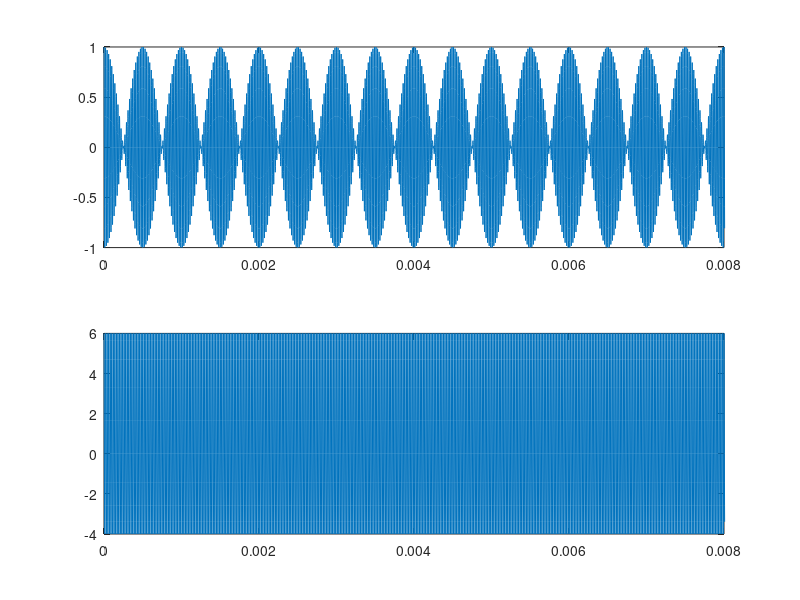
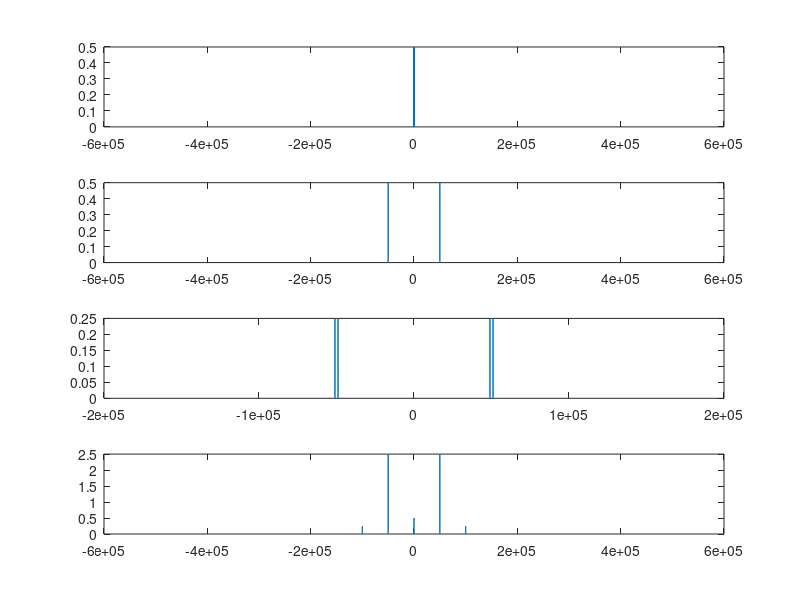

The MATLAB script that drew these images, in order:
clear all
close all
clc

Ai = 1;
fm = 1e3;
fc = 50e3;
Ac = 1;
A0 = 5;
m = Ai/A0;
fa = 20*fc;
t = [0:1/fa:1];
f = [-fa/2:1:fa/2];

m_t = Ai*cos(2*pi*fm*t);
c_t = Ac*cos(2*pi*fc*t);
s_t_sc = c_t.*m_t; % sinal modulado em AM DSC SC
s_t = A0*(1 + m.*cos(2*pi*fc*t))*Ac.*cos(2*pi*fc*t);

figure(1)
subplot(211)
plot(t, s_t_sc)
xlim([0 4/500])
subplot(212)
plot(t, s_t)
xlim([0 4/500])

figure(2)
subplot(411)
fft_m_t = fftshift(fft(m_t)/length(m_t));
plot(f, abs(fft_m_t))
subplot(412)
fft_c_t = fftshift(fft(c_t)/length(c_t));
plot(f, abs(fft_c_t))
subplot(413)
fft_s_t_sc = fftshift(fft(s_t_sc)/length(s_t_sc));
plot(f, abs(fft_s_t_sc))
xlim([-4*fc 4*fc])
subplot(414)
fft_s_t = fftshift(fft(s_t)/length(s_t));
plot(f, abs(fft_s_t))
